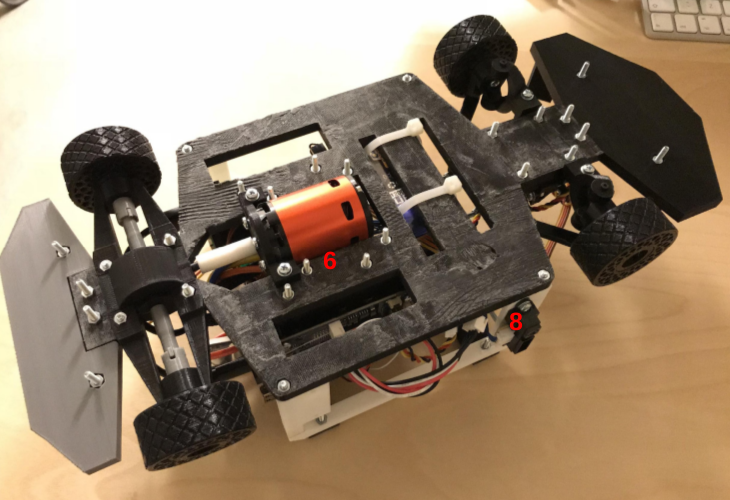
#> input picture getting-started/images/bottom.png, 730 x 500 px, given in place of the camera
$ python hsv_standalone.py   (older library calls are emulated)
#> lines starting #> are read from the running program, lines starting #| are printed output that depends on the picture; after the words box and inside, x2 and y2 are one past the last pixel; in counts of white or black regions, pixels touching at a corner belong together
# -*- coding: utf-8 -*-
"""
Created on Mon Aug 20 14:59:27 2018

@author: mayerick
"""

import cv2
import numpy as np
import os

cap = cv2.VideoCapture(0)
cv2.namedWindow('Image')
cv2.namedWindow('Masked')

def nothing(x):
    pass

# create trackbars for color change
cv2.createTrackbar('H_low','Image',0,180,nothing)
cv2.createTrackbar('S_low','Image',0,255,nothing)
cv2.createTrackbar('V_low','Image',0,255,nothing)
cv2.createTrackbar('H_upper','Image',0,180,nothing)
cv2.createTrackbar('S_upper','Image',0,255,nothing)
cv2.createTrackbar('V_upper','Image',0,255,nothing)

load_preset = True

if load_preset:
    if os.path.isfile('hsv_thresh.npz'):
        f = np.load('hsv_thresh.npz')
#> (reads results/group1/src/src/hsv_thresh.npz from the repository)
        lower_hsv = f['min_thresh']
        higher_hsv = f['max_thresh']

        # Set trackbars to read values
        cv2.setTrackbarPos('H_low','Image',lower_hsv[0])
        cv2.setTrackbarPos('S_low','Image',lower_hsv[1])
        cv2.setTrackbarPos('V_low','Image',lower_hsv[2])
        cv2.setTrackbarPos('H_upper','Image',higher_hsv[0])
        cv2.setTrackbarPos('S_upper','Image',higher_hsv[1])
        cv2.setTrackbarPos('V_upper','Image',higher_hsv[2])
    else:
        print('Preset files was not found! Using default values.')


while(True):
    # grab the frame
    ret, frame = cap.read()
#> frame is the input picture: shape (500, 730, 3); mean B, G, R 105.1, 126.2, 144.9

    # get trackbar positions
    ilowH = cv2.getTrackbarPos('H_low', 'Image')
    ihighH = cv2.getTrackbarPos('H_upper', 'Image')
    ilowS = cv2.getTrackbarPos('S_low', 'Image')
    ihighS = cv2.getTrackbarPos('S_upper', 'Image')
    ilowV = cv2.getTrackbarPos('V_low', 'Image')
    ihighV = cv2.getTrackbarPos('V_upper', 'Image')


    hsv = cv2.cvtColor(frame, cv2.COLOR_BGR2HSV)
#> hsv: shape (500, 730, 3); mean H, S, V 15.8, 77, 145
    lower_hsv = np.array([ilowH, ilowS, ilowV])
    higher_hsv = np.array([ihighH, ihighS, ihighV])
    mask = cv2.inRange(hsv, lower_hsv, higher_hsv)
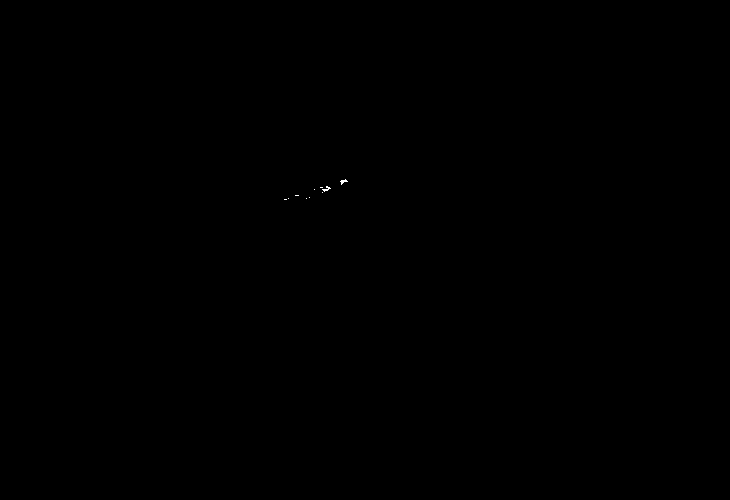
#> mask: shape (500, 730); 0.02% white in thin lines or dots, all inside (x1, y1, x2, y2) = (284, 179, 348, 200)

    frame_masked = cv2.bitwise_and(frame, frame, mask=mask)

    # Find contours
    _, cnts, hierarchy = cv2.findContours(mask, 1, 2)
#> cnts = 10 contours, all with area under 20

    # Sort contours and select the largest
    if len(cnts) > 0:
        cnts_sorted = sorted(cnts, key = cv2.contourArea, reverse = True)
#> cnts_sorted = 10 contours, all with area under 20
        cnt = cnts_sorted[0]
#> cnt = [[345, 179], [344, 180], [341, 180], [340, 181], [341, 182], [341, 184], [344, 181], [347, 181]]
        area = cv2.contourArea(cnt)
#> area = 12
        hull = cv2.convexHull(cnt)
#> hull = [[347, 181], [341, 184], [340, 181], [341, 180], [345, 179]]
        hull_area = cv2.contourArea(hull)
#> hull_area = 19
        if hull_area > 0 :
            solidity = float(area)/hull_area
#> solidity = 0.632
        else:
            solidity=0

        if  area > 100 and solidity > 0.7:
            # Fit a bounding box and plot
            x,y,w,h = cv2.boundingRect(cnt)
            cv2.rectangle(frame,(x,y),(x+w,y+h),(255,255,0),2)

    # show thresholded image
    cv2.imshow('Image', frame)
    cv2.imshow('Masked', frame_masked)

    k = cv2.waitKey(100)  # large wait time to remove freezing
#> (key Esc is pressed here)
    if k == 113 or k == 27:
        break
    elif k==ord('s'):
        np.savez('hsv_thresh.npz', min_thresh=lower_hsv, max_thresh=higher_hsv )
        print('Thresholds were saved to hsv_thresh.npz ..')
        continue


cv2.destroyAllWindows()
